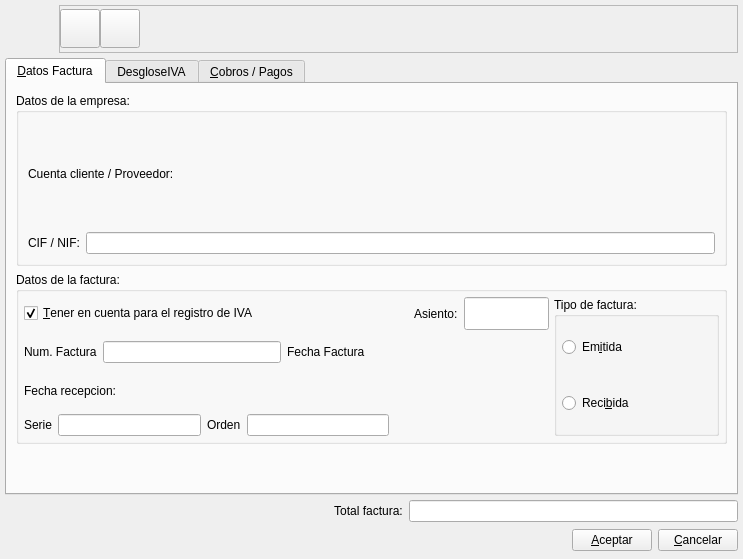
<ui version="4.0" >
 <class>RegistroIvaBase</class>
 <widget class="QWidget" name="RegistroIvaBase" >
  <property name="geometry" >
   <rect>
    <x>0</x>
    <y>0</y>
    <width>743</width>
    <height>559</height>
   </rect>
  </property>
  <property name="windowTitle" >
   <string>Registro de Facturas</string>
  </property>
  <property name="windowIcon" >
   <iconset resource="../../../bulmages.qrc" >
    <normaloff>:/Images/vat.svg</normaloff>:/Images/vat.svg</iconset>
  </property>
  <layout class="QVBoxLayout" >
   <property name="spacing" >
    <number>5</number>
   </property>
   <property name="margin" >
    <number>5</number>
   </property>
   <item>
    <layout class="QHBoxLayout" >
     <property name="spacing" >
      <number>6</number>
     </property>
     <property name="margin" >
      <number>0</number>
     </property>
     <item>
      <widget class="QLabel" name="label" >
       <property name="minimumSize" >
        <size>
         <width>48</width>
         <height>48</height>
        </size>
       </property>
       <property name="maximumSize" >
        <size>
         <width>48</width>
         <height>48</height>
        </size>
       </property>
       <property name="text" >
        <string/>
       </property>
       <property name="pixmap" >
        <pixmap resource="../../../bulmages.qrc" >:/Images/vat.svg</pixmap>
       </property>
       <property name="scaledContents" >
        <bool>true</bool>
       </property>
      </widget>
     </item>
     <item>
      <widget class="QFrame" name="frame" >
       <property name="frameShape" >
        <enum>QFrame::StyledPanel</enum>
       </property>
       <property name="frameShadow" >
        <enum>QFrame::Raised</enum>
       </property>
       <layout class="QHBoxLayout" >
        <property name="spacing" >
         <number>0</number>
        </property>
        <property name="margin" >
         <number>0</number>
        </property>
        <item>
         <widget class="QToolButton" name="mui_guardar" >
          <property name="baseSize" >
           <size>
            <width>32</width>
            <height>32</height>
           </size>
          </property>
          <property name="text" >
           <string/>
          </property>
          <property name="icon" >
           <iconset resource="../../../bulmages.qrc" >
            <normaloff>:/Images/edit-save.svg</normaloff>:/Images/edit-save.svg</iconset>
          </property>
          <property name="iconSize" >
           <size>
            <width>32</width>
            <height>32</height>
           </size>
          </property>
         </widget>
        </item>
        <item>
         <widget class="QToolButton" name="mui_borrar" >
          <property name="text" >
           <string/>
          </property>
          <property name="icon" >
           <iconset>
            <normaloff>:Images/edit-delete.svg</normaloff>:Images/edit-delete.svg</iconset>
          </property>
          <property name="iconSize" >
           <size>
            <width>32</width>
            <height>32</height>
           </size>
          </property>
         </widget>
        </item>
        <item>
         <spacer>
          <property name="orientation" >
           <enum>Qt::Horizontal</enum>
          </property>
          <property name="sizeType" >
           <enum>QSizePolicy::Expanding</enum>
          </property>
          <property name="sizeHint" stdset="0" >
           <size>
            <width>457</width>
            <height>16</height>
           </size>
          </property>
         </spacer>
        </item>
       </layout>
      </widget>
     </item>
    </layout>
   </item>
   <item>
    <widget class="QTabWidget" name="tabWidget2" >
     <widget class="QWidget" name="tab1" >
      <attribute name="title" >
       <string>&amp;Datos Factura</string>
      </attribute>
      <layout class="QVBoxLayout" >
       <property name="spacing" >
        <number>6</number>
       </property>
       <property name="margin" >
        <number>9</number>
       </property>
       <item>
        <widget class="QGroupBox" name="groupBox_3" >
         <property name="title" >
          <string>Datos de la empresa:</string>
         </property>
         <layout class="QVBoxLayout" >
          <property name="spacing" >
           <number>6</number>
          </property>
          <property name="margin" >
           <number>9</number>
          </property>
          <item>
           <layout class="QHBoxLayout" >
            <property name="spacing" >
             <number>6</number>
            </property>
            <property name="margin" >
             <number>0</number>
            </property>
            <item>
             <widget class="QLabel" name="TextLabel1_2_3_2" >
              <property name="sizePolicy" >
               <sizepolicy vsizetype="Fixed" hsizetype="Preferred" >
                <horstretch>0</horstretch>
                <verstretch>0</verstretch>
               </sizepolicy>
              </property>
              <property name="text" >
               <string>Cuenta cliente / Proveedor:</string>
              </property>
             </widget>
            </item>
            <item>
             <widget class="BusquedaCuenta" native="1" name="m_contrapartida" />
            </item>
           </layout>
          </item>
          <item>
           <layout class="QHBoxLayout" >
            <property name="spacing" >
             <number>6</number>
            </property>
            <property name="margin" >
             <number>0</number>
            </property>
            <item>
             <widget class="QLabel" name="TextLabel1_5_2" >
              <property name="sizePolicy" >
               <sizepolicy vsizetype="Fixed" hsizetype="Preferred" >
                <horstretch>0</horstretch>
                <verstretch>0</verstretch>
               </sizepolicy>
              </property>
              <property name="text" >
               <string>CIF / NIF:</string>
              </property>
             </widget>
            </item>
            <item>
             <widget class="QLineEdit" name="m_cif" />
            </item>
           </layout>
          </item>
         </layout>
        </widget>
       </item>
       <item>
        <widget class="QGroupBox" name="groupBox" >
         <property name="title" >
          <string>Datos de la factura:</string>
         </property>
         <layout class="QHBoxLayout" >
          <property name="spacing" >
           <number>5</number>
          </property>
          <property name="margin" >
           <number>5</number>
          </property>
          <item>
           <layout class="QVBoxLayout" >
            <property name="spacing" >
             <number>6</number>
            </property>
            <property name="margin" >
             <number>0</number>
            </property>
            <item>
             <layout class="QHBoxLayout" >
              <property name="spacing" >
               <number>6</number>
              </property>
              <property name="margin" >
               <number>0</number>
              </property>
              <item>
               <widget class="QCheckBox" name="m_incregistroIVA" >
                <property name="text" >
                 <string>&amp;Tener en cuenta para el registro de IVA</string>
                </property>
                <property name="shortcut" >
                 <string>Alt+T</string>
                </property>
                <property name="checked" >
                 <bool>true</bool>
                </property>
               </widget>
              </item>
              <item>
               <spacer>
                <property name="orientation" >
                 <enum>Qt::Horizontal</enum>
                </property>
                <property name="sizeType" >
                 <enum>QSizePolicy::Expanding</enum>
                </property>
                <property name="sizeHint" stdset="0" >
                 <size>
                  <width>151</width>
                  <height>21</height>
                 </size>
                </property>
               </spacer>
              </item>
              <item>
               <widget class="QLabel" name="TextLabel1_4" >
                <property name="sizePolicy" >
                 <sizepolicy vsizetype="Fixed" hsizetype="Preferred" >
                  <horstretch>0</horstretch>
                  <verstretch>0</verstretch>
                 </sizepolicy>
                </property>
                <property name="maximumSize" >
                 <size>
                  <width>100</width>
                  <height>32767</height>
                 </size>
                </property>
                <property name="text" >
                 <string>Asiento:</string>
                </property>
               </widget>
              </item>
              <item>
               <widget class="QLineEdit" name="numasiento" >
                <property name="sizePolicy" >
                 <sizepolicy vsizetype="Fixed" hsizetype="Minimum" >
                  <horstretch>0</horstretch>
                  <verstretch>0</verstretch>
                 </sizepolicy>
                </property>
                <property name="maximumSize" >
                 <size>
                  <width>85</width>
                  <height>32767</height>
                 </size>
                </property>
                <property name="focusPolicy" >
                 <enum>Qt::NoFocus</enum>
                </property>
                <property name="acceptDrops" >
                 <bool>true</bool>
                </property>
                <property name="text" >
                 <string/>
                </property>
                <property name="alignment" >
                 <set>Qt::AlignRight</set>
                </property>
                <property name="readOnly" >
                 <bool>true</bool>
                </property>
               </widget>
              </item>
             </layout>
            </item>
            <item>
             <layout class="QHBoxLayout" >
              <property name="spacing" >
               <number>6</number>
              </property>
              <property name="margin" >
               <number>0</number>
              </property>
              <item>
               <widget class="QLabel" name="TextLabel1" >
                <property name="sizePolicy" >
                 <sizepolicy vsizetype="Fixed" hsizetype="Preferred" >
                  <horstretch>0</horstretch>
                  <verstretch>0</verstretch>
                 </sizepolicy>
                </property>
                <property name="text" >
                 <string>Num. Factura</string>
                </property>
               </widget>
              </item>
              <item>
               <widget class="QLineEdit" name="m_factura" >
                <property name="alignment" >
                 <set>Qt::AlignRight</set>
                </property>
               </widget>
              </item>
              <item>
               <widget class="QLabel" name="TextLabel1_6_3" >
                <property name="sizePolicy" >
                 <sizepolicy vsizetype="Fixed" hsizetype="Preferred" >
                  <horstretch>0</horstretch>
                  <verstretch>0</verstretch>
                 </sizepolicy>
                </property>
                <property name="text" >
                 <string>Fecha Factura</string>
                </property>
               </widget>
              </item>
              <item>
               <widget class="BusquedaFecha" native="1" name="m_ffactura" />
              </item>
              <item>
               <spacer>
                <property name="orientation" >
                 <enum>Qt::Horizontal</enum>
                </property>
                <property name="sizeType" >
                 <enum>QSizePolicy::Expanding</enum>
                </property>
                <property name="sizeHint" stdset="0" >
                 <size>
                  <width>152</width>
                  <height>21</height>
                 </size>
                </property>
               </spacer>
              </item>
             </layout>
            </item>
            <item>
             <layout class="QHBoxLayout" >
              <property name="spacing" >
               <number>6</number>
              </property>
              <property name="margin" >
               <number>0</number>
              </property>
              <item>
               <widget class="QLabel" name="TextLabel1_6_2_2" >
                <property name="sizePolicy" >
                 <sizepolicy vsizetype="Fixed" hsizetype="Preferred" >
                  <horstretch>0</horstretch>
                  <verstretch>0</verstretch>
                 </sizepolicy>
                </property>
                <property name="text" >
                 <string>Fecha recepcion:</string>
                </property>
               </widget>
              </item>
              <item>
               <widget class="BusquedaFecha" native="1" name="m_femisionregistroiva" />
              </item>
              <item>
               <spacer>
                <property name="orientation" >
                 <enum>Qt::Horizontal</enum>
                </property>
                <property name="sizeType" >
                 <enum>QSizePolicy::Expanding</enum>
                </property>
                <property name="sizeHint" stdset="0" >
                 <size>
                  <width>390</width>
                  <height>20</height>
                 </size>
                </property>
               </spacer>
              </item>
             </layout>
            </item>
            <item>
             <layout class="QHBoxLayout" >
              <property name="spacing" >
               <number>6</number>
              </property>
              <property name="margin" >
               <number>0</number>
              </property>
              <item>
               <widget class="QLabel" name="TextLabel1_7" >
                <property name="sizePolicy" >
                 <sizepolicy vsizetype="Fixed" hsizetype="Preferred" >
                  <horstretch>0</horstretch>
                  <verstretch>0</verstretch>
                 </sizepolicy>
                </property>
                <property name="text" >
                 <string>Serie</string>
                </property>
               </widget>
              </item>
              <item>
               <widget class="QLineEdit" name="m_serieregistroiva" >
                <property name="alignment" >
                 <set>Qt::AlignRight</set>
                </property>
               </widget>
              </item>
              <item>
               <widget class="QLabel" name="TextLabel1_5" >
                <property name="sizePolicy" >
                 <sizepolicy vsizetype="Fixed" hsizetype="Preferred" >
                  <horstretch>0</horstretch>
                  <verstretch>0</verstretch>
                 </sizepolicy>
                </property>
                <property name="text" >
                 <string>Orden</string>
                </property>
               </widget>
              </item>
              <item>
               <widget class="QLineEdit" name="m_numorden" >
                <property name="alignment" >
                 <set>Qt::AlignRight</set>
                </property>
               </widget>
              </item>
              <item>
               <spacer>
                <property name="orientation" >
                 <enum>Qt::Horizontal</enum>
                </property>
                <property name="sizeType" >
                 <enum>QSizePolicy::Expanding</enum>
                </property>
                <property name="sizeHint" stdset="0" >
                 <size>
                  <width>160</width>
                  <height>21</height>
                 </size>
                </property>
               </spacer>
              </item>
             </layout>
            </item>
           </layout>
          </item>
          <item>
           <widget class="QGroupBox" name="groupBox_2" >
            <property name="sizePolicy" >
             <sizepolicy vsizetype="Preferred" hsizetype="Expanding" >
              <horstretch>0</horstretch>
              <verstretch>0</verstretch>
             </sizepolicy>
            </property>
            <property name="title" >
             <string>Tipo de factura:</string>
            </property>
            <layout class="QHBoxLayout" >
             <property name="spacing" >
              <number>5</number>
             </property>
             <property name="margin" >
              <number>5</number>
             </property>
             <item>
              <layout class="QVBoxLayout" >
               <property name="spacing" >
                <number>6</number>
               </property>
               <property name="margin" >
                <number>0</number>
               </property>
               <item>
                <widget class="QRadioButton" name="m_factEmitida" >
                 <property name="sizePolicy" >
                  <sizepolicy vsizetype="Preferred" hsizetype="MinimumExpanding" >
                   <horstretch>0</horstretch>
                   <verstretch>0</verstretch>
                  </sizepolicy>
                 </property>
                 <property name="text" >
                  <string>Em&amp;itida</string>
                 </property>
                 <property name="shortcut" >
                  <string>Alt+I</string>
                 </property>
                </widget>
               </item>
               <item>
                <widget class="QRadioButton" name="m_factSoportada" >
                 <property name="sizePolicy" >
                  <sizepolicy vsizetype="Preferred" hsizetype="MinimumExpanding" >
                   <horstretch>0</horstretch>
                   <verstretch>0</verstretch>
                  </sizepolicy>
                 </property>
                 <property name="text" >
                  <string>Reci&amp;bida</string>
                 </property>
                 <property name="shortcut" >
                  <string>Alt+B</string>
                 </property>
                </widget>
               </item>
              </layout>
             </item>
            </layout>
           </widget>
          </item>
         </layout>
        </widget>
       </item>
       <item>
        <spacer>
         <property name="orientation" >
          <enum>Qt::Vertical</enum>
         </property>
         <property name="sizeType" >
          <enum>QSizePolicy::Ignored</enum>
         </property>
         <property name="sizeHint" stdset="0" >
          <size>
           <width>20</width>
           <height>40</height>
          </size>
         </property>
        </spacer>
       </item>
      </layout>
     </widget>
     <widget class="QWidget" name="tab2" >
      <attribute name="title" >
       <string>DesgloseIVA</string>
      </attribute>
      <layout class="QVBoxLayout" >
       <property name="spacing" >
        <number>5</number>
       </property>
       <property name="margin" >
        <number>5</number>
       </property>
       <item>
        <widget class="QGroupBox" name="groupBox_4" >
         <property name="title" >
          <string>IVA:</string>
         </property>
         <layout class="QVBoxLayout" >
          <property name="spacing" >
           <number>5</number>
          </property>
          <property name="margin" >
           <number>5</number>
          </property>
          <item>
           <widget class="BcSubForm" name="mui_listIva" />
          </item>
          <item>
           <layout class="QHBoxLayout" >
            <property name="spacing" >
             <number>6</number>
            </property>
            <property name="margin" >
             <number>0</number>
            </property>
            <item>
             <widget class="QLabel" name="TextLabel1_2" >
              <property name="sizePolicy" >
               <sizepolicy vsizetype="Fixed" hsizetype="Preferred" >
                <horstretch>0</horstretch>
                <verstretch>0</verstretch>
               </sizepolicy>
              </property>
              <property name="text" >
               <string>Total Base Imponible:</string>
              </property>
              <property name="alignment" >
               <set>Qt::AlignCenter</set>
              </property>
             </widget>
            </item>
            <item>
             <widget class="QLineEdit" name="m_baseImponible" >
              <property name="enabled" >
               <bool>true</bool>
              </property>
              <property name="alignment" >
               <set>Qt::AlignRight</set>
              </property>
              <property name="readOnly" >
               <bool>false</bool>
              </property>
             </widget>
            </item>
            <item>
             <widget class="QLabel" name="TextLabel1_4_2" >
              <property name="sizePolicy" >
               <sizepolicy vsizetype="Fixed" hsizetype="Preferred" >
                <horstretch>0</horstretch>
                <verstretch>0</verstretch>
               </sizepolicy>
              </property>
              <property name="text" >
               <string>Total IVA:</string>
              </property>
              <property name="alignment" >
               <set>Qt::AlignCenter</set>
              </property>
             </widget>
            </item>
            <item>
             <widget class="QLineEdit" name="m_importeiva" >
              <property name="enabled" >
               <bool>true</bool>
              </property>
              <property name="sizePolicy" >
               <sizepolicy vsizetype="Fixed" hsizetype="Expanding" >
                <horstretch>0</horstretch>
                <verstretch>0</verstretch>
               </sizepolicy>
              </property>
              <property name="alignment" >
               <set>Qt::AlignRight</set>
              </property>
              <property name="readOnly" >
               <bool>false</bool>
              </property>
             </widget>
            </item>
           </layout>
          </item>
         </layout>
        </widget>
       </item>
       <item>
        <spacer>
         <property name="orientation" >
          <enum>Qt::Vertical</enum>
         </property>
         <property name="sizeType" >
          <enum>QSizePolicy::Ignored</enum>
         </property>
         <property name="sizeHint" stdset="0" >
          <size>
           <width>20</width>
           <height>40</height>
          </size>
         </property>
        </spacer>
       </item>
      </layout>
     </widget>
     <widget class="QWidget" name="tab3" >
      <attribute name="title" >
       <string>&amp;Cobros / Pagos</string>
      </attribute>
      <layout class="QVBoxLayout" >
       <property name="spacing" >
        <number>6</number>
       </property>
       <property name="margin" >
        <number>9</number>
       </property>
       <item>
        <layout class="QHBoxLayout" >
         <property name="spacing" >
          <number>6</number>
         </property>
         <property name="margin" >
          <number>0</number>
         </property>
         <item>
          <widget class="QComboBox" name="m_fPago" />
         </item>
         <item>
          <widget class="QToolButton" name="mui_generarPrevisiones" >
           <property name="text" >
            <string/>
           </property>
           <property name="icon" >
            <iconset resource="../../../bulmages.qrc" >
             <normaloff>:/BulmaCont32x32/images/png/i_downArrow.png</normaloff>:/BulmaCont32x32/images/png/i_downArrow.png</iconset>
           </property>
          </widget>
         </item>
         <item>
          <spacer>
           <property name="orientation" >
            <enum>Qt::Horizontal</enum>
           </property>
           <property name="sizeType" >
            <enum>QSizePolicy::Expanding</enum>
           </property>
           <property name="sizeHint" stdset="0" >
            <size>
             <width>100</width>
             <height>20</height>
            </size>
           </property>
          </spacer>
         </item>
        </layout>
       </item>
       <item>
        <widget class="BcSubForm" name="mui_listPrevCobro" />
       </item>
      </layout>
     </widget>
    </widget>
   </item>
   <item>
    <layout class="QHBoxLayout" >
     <property name="spacing" >
      <number>6</number>
     </property>
     <property name="margin" >
      <number>0</number>
     </property>
     <item>
      <spacer>
       <property name="orientation" >
        <enum>Qt::Horizontal</enum>
       </property>
       <property name="sizeType" >
        <enum>QSizePolicy::Expanding</enum>
       </property>
       <property name="sizeHint" stdset="0" >
        <size>
         <width>131</width>
         <height>21</height>
        </size>
       </property>
      </spacer>
     </item>
     <item>
      <widget class="QLabel" name="TextLabel1_2_4" >
       <property name="sizePolicy" >
        <sizepolicy vsizetype="Fixed" hsizetype="Preferred" >
         <horstretch>0</horstretch>
         <verstretch>0</verstretch>
        </sizepolicy>
       </property>
       <property name="text" >
        <string>Total factura:</string>
       </property>
       <property name="alignment" >
        <set>Qt::AlignCenter</set>
       </property>
      </widget>
     </item>
     <item>
      <widget class="QLineEdit" name="m_totalFactura" >
       <property name="enabled" >
        <bool>true</bool>
       </property>
       <property name="alignment" >
        <set>Qt::AlignRight</set>
       </property>
       <property name="readOnly" >
        <bool>false</bool>
       </property>
      </widget>
     </item>
    </layout>
   </item>
   <item>
    <layout class="QHBoxLayout" >
     <property name="spacing" >
      <number>6</number>
     </property>
     <property name="margin" >
      <number>0</number>
     </property>
     <item>
      <spacer>
       <property name="orientation" >
        <enum>Qt::Horizontal</enum>
       </property>
       <property name="sizeType" >
        <enum>QSizePolicy::Expanding</enum>
       </property>
       <property name="sizeHint" stdset="0" >
        <size>
         <width>478</width>
         <height>27</height>
        </size>
       </property>
      </spacer>
     </item>
     <item>
      <widget class="QPushButton" name="mui_aceptar" >
       <property name="focusPolicy" >
        <enum>Qt::TabFocus</enum>
       </property>
       <property name="text" >
        <string>&amp;Aceptar</string>
       </property>
       <property name="shortcut" >
        <string/>
       </property>
       <property name="autoDefault" >
        <bool>false</bool>
       </property>
      </widget>
     </item>
     <item>
      <widget class="QPushButton" name="mui_cancelar" >
       <property name="text" >
        <string>&amp;Cancelar</string>
       </property>
       <property name="shortcut" >
        <string>Alt+N</string>
       </property>
       <property name="autoDefault" >
        <bool>false</bool>
       </property>
      </widget>
     </item>
    </layout>
   </item>
  </layout>
 </widget>
 <layoutdefault spacing="6" margin="11" />
 <customwidgets>
  <customwidget>
   <class>BusquedaCuenta</class>
   <extends></extends>
   <header>busquedacuenta.h</header>
  </customwidget>
  <customwidget>
   <class>BcSubForm</class>
   <extends>QTableWidget</extends>
   <header>bcsubform.h</header>
  </customwidget>
  <customwidget>
   <class>BusquedaFecha</class>
   <extends></extends>
   <header>../../../bulmalib/src/busquedafecha.h</header>
  </customwidget>
 </customwidgets>
 <tabstops>
  <tabstop>m_cif</tabstop>
  <tabstop>m_factura</tabstop>
  <tabstop>m_numorden</tabstop>
  <tabstop>mui_aceptar</tabstop>
  <tabstop>mui_cancelar</tabstop>
 </tabstops>
 <resources>
  <include location="../../../bulmages.qrc" />
 </resources>
 <connections/>
</ui>
